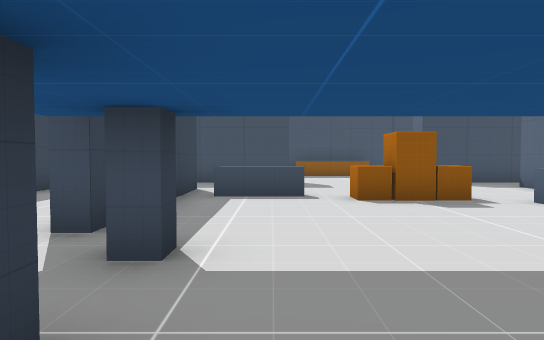
view 1 (above)

16 first-person views from a walk through a 3-D level made in the Unity game engine. The camera is 1.5 m above the floor, tilts 2° down and sees 75° across. The floor is counted in squares, 2 m on a side. Each view is taken from the middle of a square. On the plan, view 1 faces up. The plan holds only what a view shows up to about 11 squares ahead; the rest is blank. The player character is not drawn. Some animated figures are not drawn.

view 2
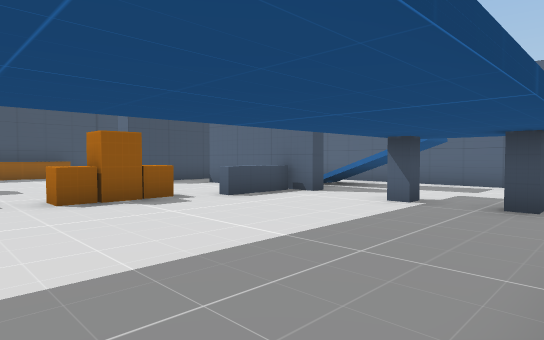

view 3
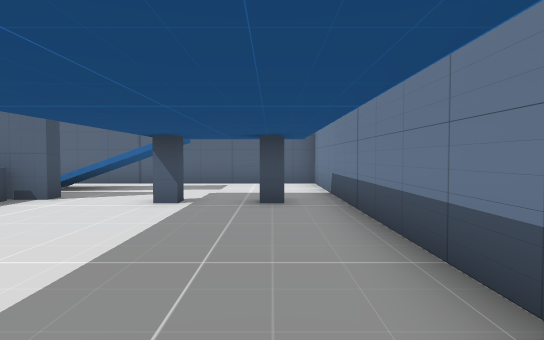

view 4
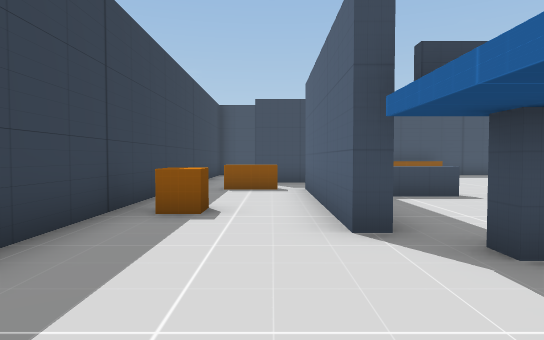

view 5
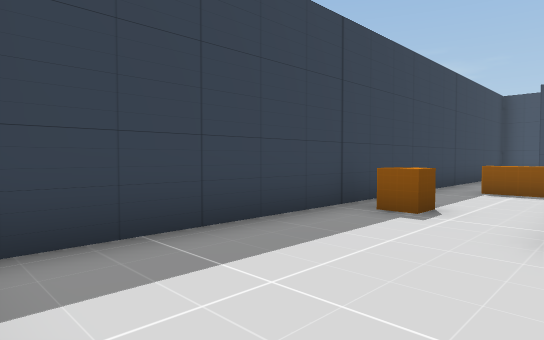

view 6
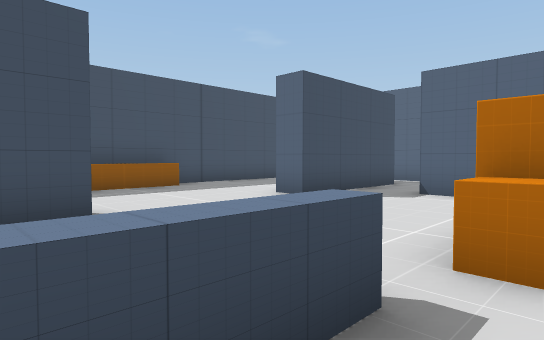

view 7
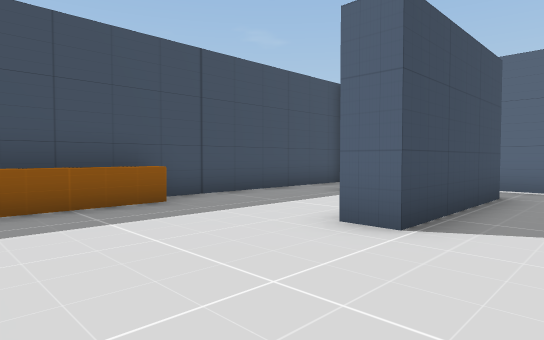

view 8
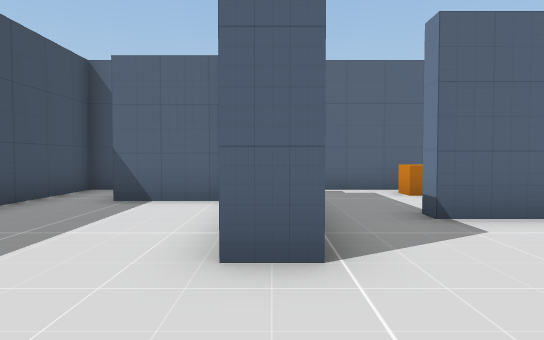

view 9
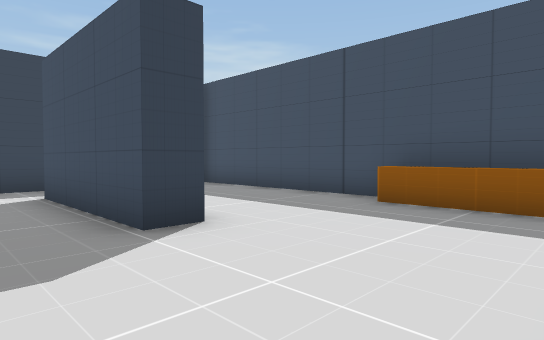

view 10
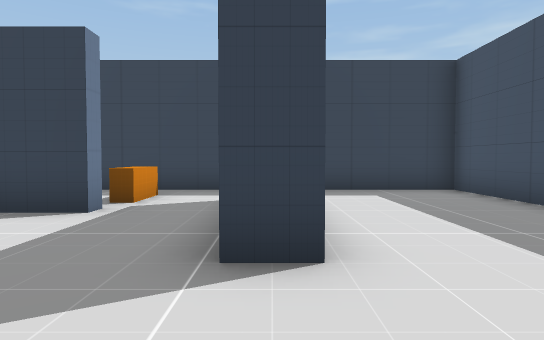

view 11
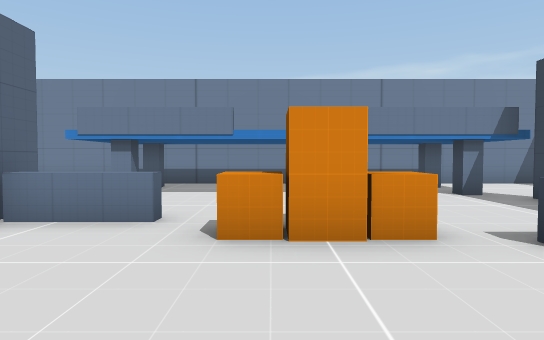

view 12
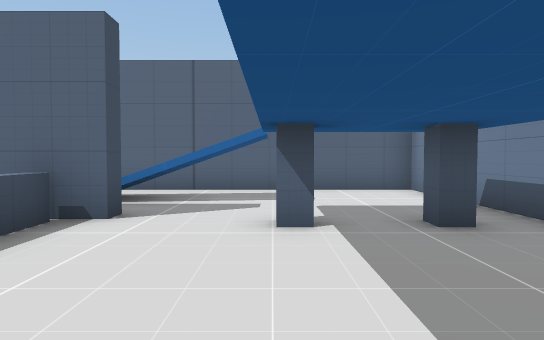

view 13
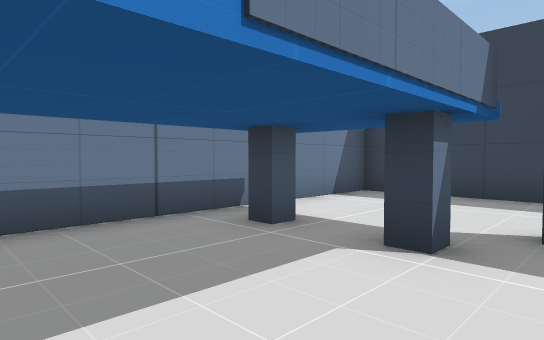

view 14
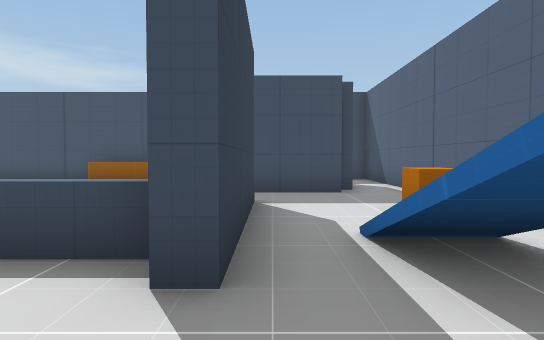

view 15
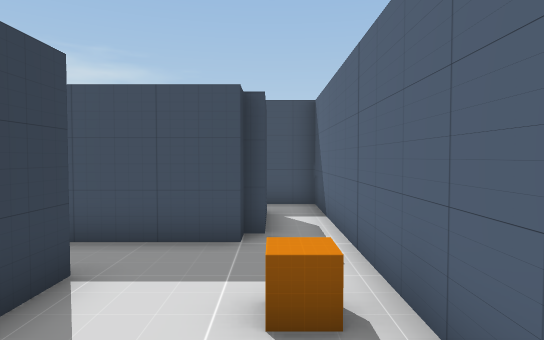

view 16
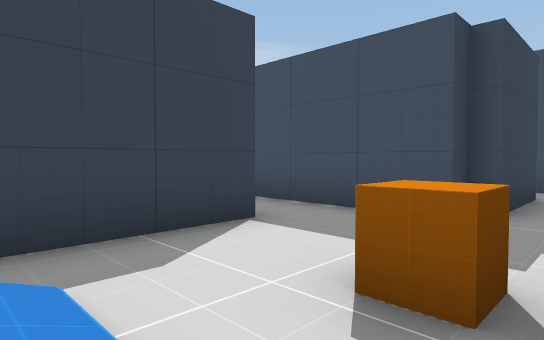

### Floor plan
Key: @ floor where view 1 was taken; # wall or solid block; . floor; / step, stairs or slope; ^ raised ledge; O other object.
Columns run from 6 left of view 1 to 11 right of it. Each row starts with its distance up from view 1.
 16 ########  ########
 15 #......####......#
 14 #................#
 13 #.............##.#
 12 #.............##.#
 11 #..####....####..#
 10 #................#
  9 #............#...#
  8 #.OO#........#.O.#
  7 #...#^^..O...#...#
  6 #...#...OO.^^#//.#
  5 #.O.#.........//.#
  4 #...#......... /.#
  3 #....O......O....#
  2 #................#
  1 #....O......O....#
  0 #.....@..........#
 -1 ##################

Where each view was taken, in squares from view 1:
view 1: 0 up, 0 right, facing up
view 2: 0 up, 0 right, facing up-right
view 3: 1 up, 0 right, facing right
view 4: 0 up, 3 left, facing up
view 5: 0 up, 2 left, facing up-left
view 6: 6 up, 1 left, facing up-right
view 7: 9 up, 1 right, facing up-right
view 8: 11 up, 2 right, facing right
view 9: 9 up, 4 right, facing up-left
view 10: 11 up, 3 right, facing left
view 11: 10 up, 3 right, facing down
view 12: 3 up, 2 right, facing right
view 13: 4 up, 2 right, facing down-left
view 14: 3 up, 7 right, facing up
view 15: 5 up, 9 right, facing up
view 16: 6 up, 10 right, facing up-left
